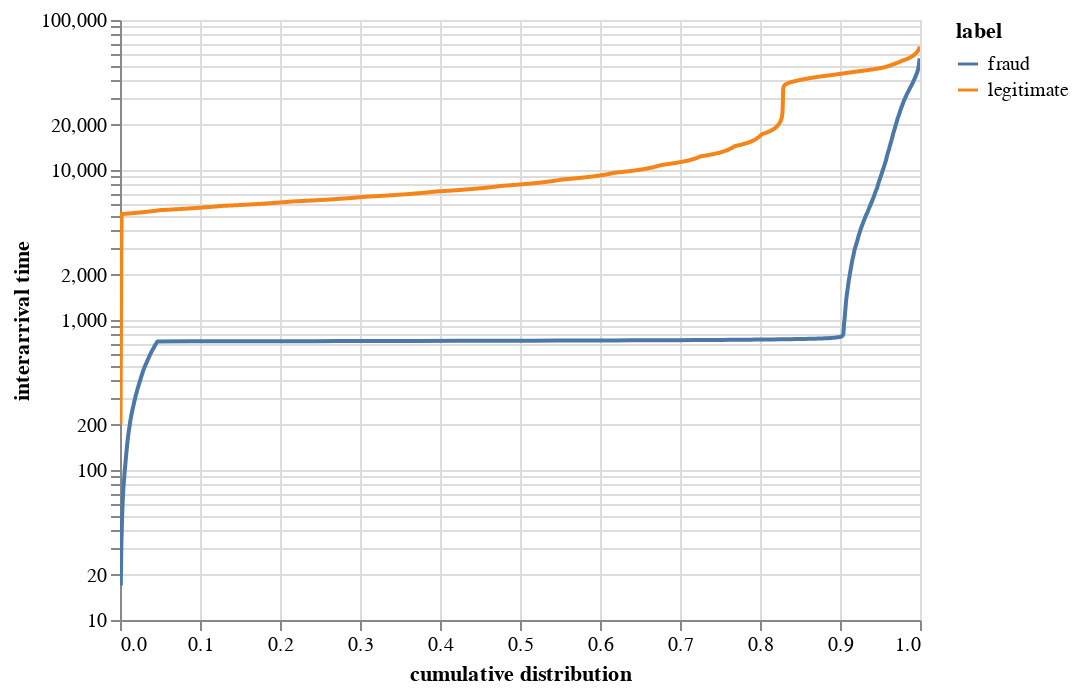

Notebook code for this chart:
### Code cell
alt.Chart(qdf.dropna().sample(5000)).mark_line(interpolate="monotone").encode(
    alt.Y("interarrival", axis=alt.Axis(title='interarrival time'), scale=alt.Scale(type='log')), 
    alt.X("irank", axis=alt.Axis(title='cumulative distribution'), scale=alt.Scale(type='linear')), 
    color="label"
).interactive()

### Figure 1 — Vega-Lite specification as saved in the notebook (floating-point values rounded to 4 significant figures; data arrays with more than 128 entries replaced by an {"elided": "..."} marker saying what was removed)
{"config": {"view": {"continuousWidth": 400, "continuousHeight": 300}}, "data": {"name": "data-42d9a0f03394b033492a57326bb9ea9c"}, "mark": {"type": "line", "interpolate": "monotone"}, "encoding": {"color": {"type": "nominal", "field": "label"}, "x": {"type": "quantitative", "axis": {"title": "cumulative distribution"}, "field": "irank", "scale": {"type": "linear"}}, "y": {"type": "quantitative", "axis": {"title": "interarrival time"}, "field": "interarrival", "scale": {"type": "log"}}}, "selection": {"selector033": {"type": "interval", "bind": "scales", "encodings": ["x", "y"]}}, "$schema": "https://vega.github.io/schema/vega-lite/v4.0.0.json", "datasets": {"data-42d9a0f03394b033492a57326bb9ea9c": {"elided": "5000 records"}}}
